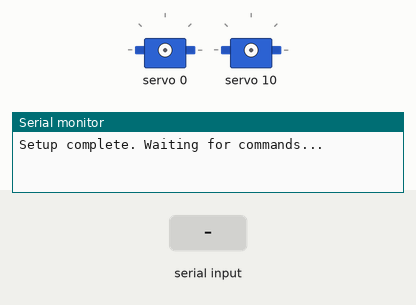
A sketch run on a simulated Arduino Uno, built with avr-gcc and run on an emulated ATmega328P. Shown: 2 × servo, the last lines printed to the serial monitor. The test bench sets the inputs (shaded band).

Above: at 1.2 s.
1.3 s: "S,1\n" received over Serial
2.8 s: "S,150\n" received over Serial
At 3.4 s:
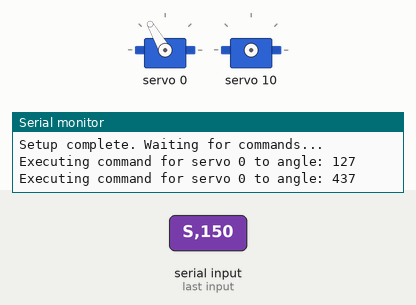
4.3 s: "S90\n" received over Serial
5.8 s: "S,45\n" received over Serial
At 6.9 s:
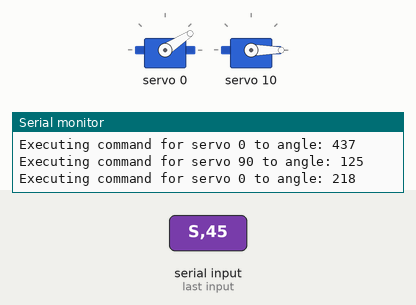
7.3 s: "S\n" received over Serial
At 7.9 s:
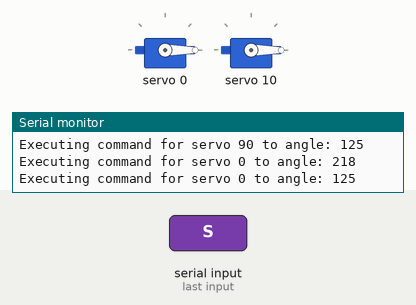
Timing chart, 0 to 9.8 s (numbered marks = the images above; inputs shaded):
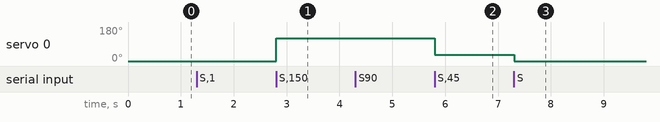

Measured:
- after the input at 2.8 s, servo 0: 0° → 120° at once
- after the input at 5.8 s, servo 0: 120° → 33° at once
- after the input at 7.3 s, servo 0: 33° → 0° at once

The sketch:

arm2arduino.ino
```cpp
#include <Wire.h>
#include <Adafruit_PWMServoDriver.h>

Adafruit_PWMServoDriver pwm = Adafruit_PWMServoDriver();
String inputString = "";
bool stringComplete = false;
int SERVOMIN = 125;
int SERVOMAX = 500;

void setup() {
  Serial.begin(9600);
  pwm.begin();
  pwm.setPWMFreq(60);
  inputString.reserve(200);  // Reserve space for input string
  Serial.println("Setup complete. Waiting for commands...");
}

void loop() {
  if (stringComplete) {
    processCommands(inputString);
    inputString = "";
    stringComplete = false;
  }
}

void processCommands(String commandString) {
  int startIndex = 0;
  int endIndex = 0;

  while ((endIndex = commandString.indexOf('\n', startIndex)) != -1) {
    String command = commandString.substring(startIndex, endIndex);
    executeCommand(command);
    startIndex = endIndex + 1;
  }
}

void executeCommand(String command) {
  if(command.startsWith("S")) {
    int servoNum = command.substring(1, command.indexOf(',')).toInt();
    int angle = map(command.substring(command.indexOf(',') + 1).toInt(), 0, 180, SERVOMIN, SERVOMAX);

    Serial.print("Executing command for servo ");
    Serial.print(servoNum);
    Serial.print(" to angle: ");
    Serial.println(angle);
    pwm.setPWM(servoNum, 0, angle);
  }
}

void serialEvent() {
  while (Serial.available()) {
    char inChar = (char)Serial.read();
    inputString += inChar;
    if (inChar == '\n') {
      stringComplete = true;
    }
  }
}
```
